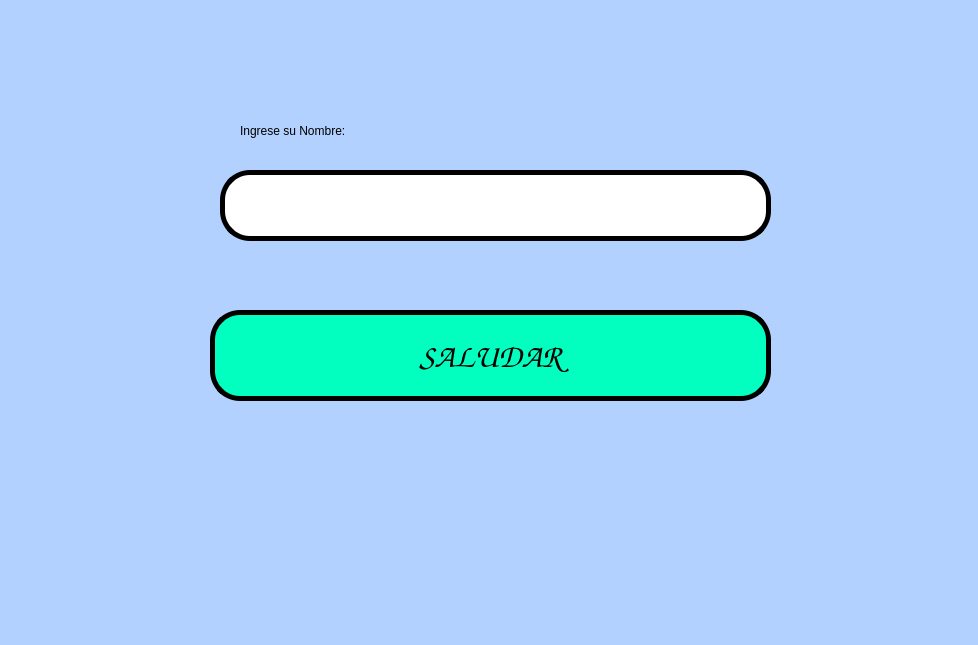
<?xml version="1.0" encoding="UTF-8"?>
<ui version="4.0">
 <class>MainWindow</class>
 <widget class="QMainWindow" name="MainWindow">
  <property name="geometry">
   <rect>
    <x>0</x>
    <y>0</y>
    <width>978</width>
    <height>645</height>
   </rect>
  </property>
  <property name="windowTitle">
   <string>MainWindow</string>
  </property>
  <property name="styleSheet">
   <string notr="true">background-color: rgb(178, 209, 255);</string>
  </property>
  <widget class="QWidget" name="centralwidget">
   <widget class="QPushButton" name="btn_Saludar">
    <property name="geometry">
     <rect>
      <x>210</x>
      <y>310</y>
      <width>561</width>
      <height>91</height>
     </rect>
    </property>
    <property name="palette">
     <palette>
      <active>
       <colorrole role="Button">
        <brush brushstyle="SolidPattern">
         <color alpha="255">
          <red>3</red>
          <green>255</green>
          <blue>192</blue>
         </color>
        </brush>
       </colorrole>
       <colorrole role="Base">
        <brush brushstyle="SolidPattern">
         <color alpha="255">
          <red>3</red>
          <green>255</green>
          <blue>192</blue>
         </color>
        </brush>
       </colorrole>
       <colorrole role="Window">
        <brush brushstyle="SolidPattern">
         <color alpha="255">
          <red>3</red>
          <green>255</green>
          <blue>192</blue>
         </color>
        </brush>
       </colorrole>
      </active>
      <inactive>
       <colorrole role="Button">
        <brush brushstyle="SolidPattern">
         <color alpha="255">
          <red>3</red>
          <green>255</green>
          <blue>192</blue>
         </color>
        </brush>
       </colorrole>
       <colorrole role="Base">
        <brush brushstyle="SolidPattern">
         <color alpha="255">
          <red>3</red>
          <green>255</green>
          <blue>192</blue>
         </color>
        </brush>
       </colorrole>
       <colorrole role="Window">
        <brush brushstyle="SolidPattern">
         <color alpha="255">
          <red>3</red>
          <green>255</green>
          <blue>192</blue>
         </color>
        </brush>
       </colorrole>
      </inactive>
      <disabled>
       <colorrole role="Button">
        <brush brushstyle="SolidPattern">
         <color alpha="255">
          <red>3</red>
          <green>255</green>
          <blue>192</blue>
         </color>
        </brush>
       </colorrole>
       <colorrole role="Base">
        <brush brushstyle="SolidPattern">
         <color alpha="255">
          <red>3</red>
          <green>255</green>
          <blue>192</blue>
         </color>
        </brush>
       </colorrole>
       <colorrole role="Window">
        <brush brushstyle="SolidPattern">
         <color alpha="255">
          <red>3</red>
          <green>255</green>
          <blue>192</blue>
         </color>
        </brush>
       </colorrole>
      </disabled>
     </palette>
    </property>
    <property name="font">
     <font>
      <family>Comic Sans MS</family>
      <pointsize>25</pointsize>
      <weight>9</weight>
      <italic>false</italic>
      <bold>false</bold>
     </font>
    </property>
    <property name="whatsThis">
     <string>&lt;html&gt;&lt;head/&gt;&lt;body&gt;&lt;p&gt;&lt;span style=&quot; color:#ff5500;&quot;&gt;aserfg&lt;/span&gt;&lt;/p&gt;&lt;/body&gt;&lt;/html&gt;</string>
    </property>
    <property name="styleSheet">
     <string notr="true">background-color: rgb(3, 255, 192);
border: 5px solid black;
border-radius: 30px;
font: 75 25pt &quot;Comic Sans MS&quot;;</string>
    </property>
    <property name="text">
     <string>SALUDAR</string>
    </property>
   </widget>
   <widget class="QLabel" name="label">
    <property name="geometry">
     <rect>
      <x>240</x>
      <y>110</y>
      <width>271</width>
      <height>41</height>
     </rect>
    </property>
    <property name="styleSheet">
     <string notr="true">font: 75 18pt &quot;Comic Sans MS&quot;;</string>
    </property>
    <property name="text">
     <string>Ingrese su Nombre: </string>
    </property>
   </widget>
   <widget class="QLineEdit" name="txt_nombre">
    <property name="geometry">
     <rect>
      <x>220</x>
      <y>170</y>
      <width>551</width>
      <height>71</height>
     </rect>
    </property>
    <property name="font">
     <font>
      <family>Comic Sans MS</family>
      <pointsize>22</pointsize>
      <weight>50</weight>
      <bold>false</bold>
     </font>
    </property>
    <property name="styleSheet">
     <string notr="true">background-color: rgb(255, 255, 255);
border: 5px solid black;
border-radius: 30px;</string>
    </property>
    <property name="text">
     <string/>
    </property>
   </widget>
  </widget>
  <widget class="QMenuBar" name="menubar">
   <property name="geometry">
    <rect>
     <x>0</x>
     <y>0</y>
     <width>978</width>
     <height>21</height>
    </rect>
   </property>
  </widget>
  <widget class="QStatusBar" name="statusbar"/>
 </widget>
 <resources/>
 <connections/>
</ui>
